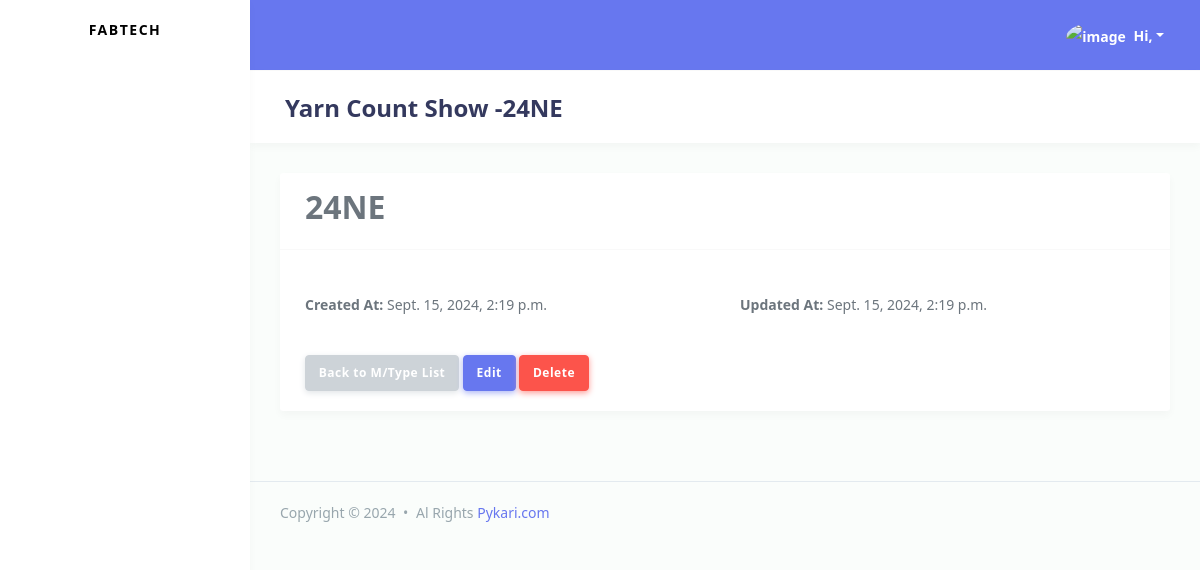
Page /fabricmanagement/yarn-count/1/ on the earlier database version.
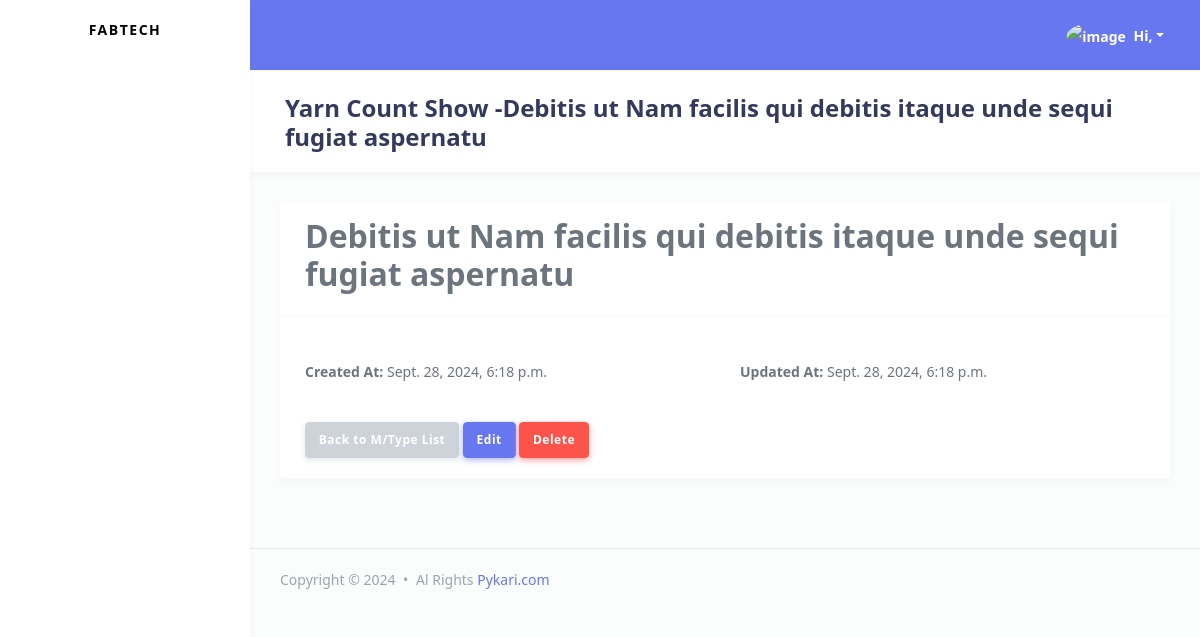
Same page on the later database version.
### fabricmanagement/models.py (models this page shows, shortened)
class YarnCount(models.Model):
    yarn_count = models.CharField(max_length=70,unique=True,null=False,blank=False)
    created_at = models.DateTimeField(auto_now_add=True)
    updated_at = models.DateTimeField(auto_now=True)
    class Meta:
        indexes = [
            models.Index(fields=['yarn_count'])
        ]

### fabricmanagement/MasterDataView.py (the view)
# urls.py: path('yarn-count/<int:pk>/', MasterDataView.YarnCountDetailView.as_view(), name='yarn_count_detail'),
class YarnCountDetailView(DetailView):
    model = YarnCount
    template_name = 'yarn-count/show.html'
    context_object_name = 'yarn_count'

### fabricmanagement/templates/yarn-count/show.html (shortened to what this page needs)
{% extends "accounts/master/base.html" %}
{% block page_title %}
Yarn Count Show -{{yarn_count.yarn_count}}
{% endblock page_title %}
{% block page_body %}
<div class="card">
    <div class="card-header">
        <h2>{{ yarn_count.yarn_count }}</h2>
    </div>
    <div class="card-body">
        <div class="row mt-4">
            <div class="col-md-6">
                <strong>Created At:</strong> {{ yarn_count.created_at }}
            </div>
            <div class="col-md-6">
                <strong>Updated At:</strong> {{ yarn_count.updated_at }}
            </div>
        </div>
    </div>
    <div class="card-footer">
        <a href="{% url 'yarn_count_list' %}" class="btn btn-secondary">Back to M/Type List</a>
        <a href="{% url 'yarn_count_update' yarn_count.pk %}" class="btn btn-primary">Edit</a>
        <form method="post" action="{% url 'yarn_count_delete' yarn_count.pk %}" class="d-inline-block" id="deleteForm{{ yarn_count.pk }}">
            <button type="button" class="btn btn-danger" onclick="confirmDelete({{ yarn_count.pk }});">
                Delete
            </button>
        </form>
    </div>
</div>
{% endblock page_body %}

Differences in the rows shown:
changed YarnCount: yarn_count "24NE" → "Debitis ut Nam facilis qui debitis itaque unde sequi fugiat aspernatu"; created_at "Sept. 15, 2024, 2:19 p.m." → "Sept. 28, 2024, 6:18 p.m."; updated_at "Sept. 15, 2024, 2:19 p.m." → "Sept. 28, 2024, 6:18 p.m."
